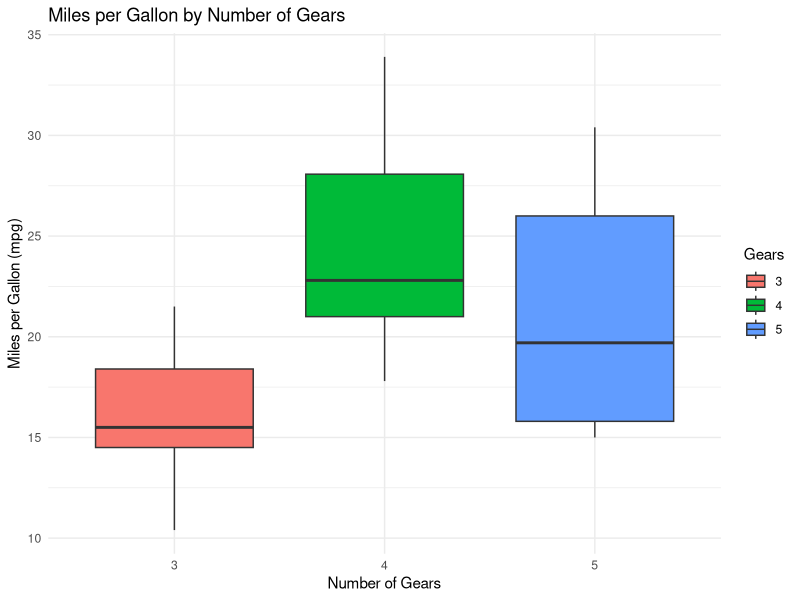

R code for this plot:
## ---- chunk 1
sum(5:55)
## ---- chunk 2
# Define the function
sumfun <- function(n) {
  sum(5:n)
}
## ---- chunk 3
# Use the function with different values of n
sumfun(10)
sumfun(20)
sumfun(100)

## ---- chunk 4
# Create a numeric vector to store Fibonacci numbers
fib <- numeric(12)

# Set the first two numbers
fib[1] <- 1
fib[2] <- 1

# Use a for loop to calculate the next numbers
for (i in 3:12) {
  fib[i] <- fib[i - 1] + fib[i - 2]
}

# Print the result
fib
## ---- chunk 5
# Load ggplot2
library(ggplot2)

# Create the boxplot
ggplot(mtcars, aes(x = factor(gear), y = mpg, fill = factor(gear))) +
  geom_boxplot() +
  labs(
    title = "Miles per Gallon by Number of Gears",
    x = "Number of Gears",
    y = "Miles per Gallon (mpg)",
    fill = "Gears"
  ) +
  theme_minimal()
